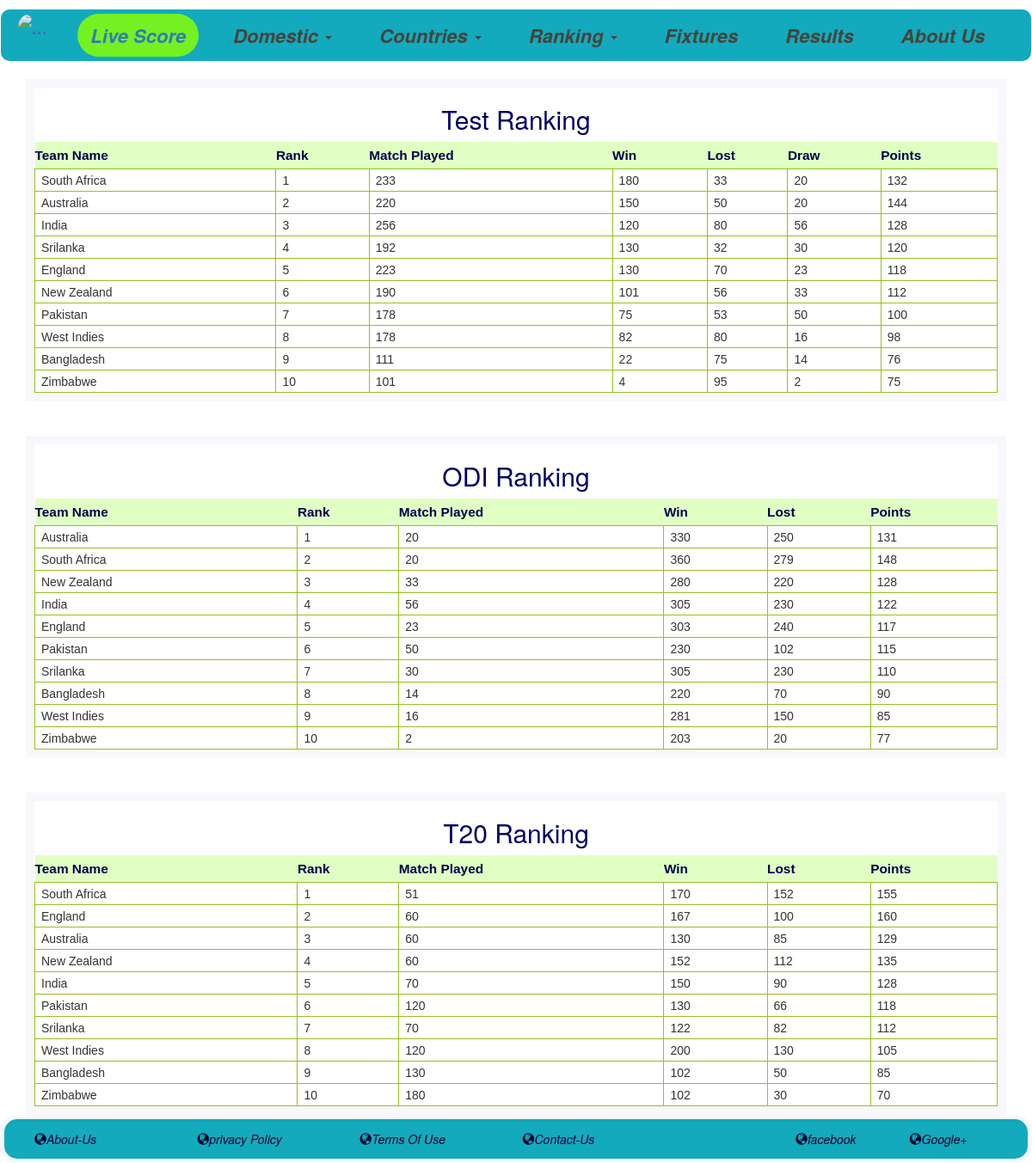
The page /Ranking.php on the database its author committed.
### tables this page shows
CREATE TABLE `country` (
  `country_name` varchar(30) NOT NULL,
  `team_id` int(6) NOT NULL,
  `test_rank` int(2) NOT NULL,
  `odi_rank` int(2) NOT NULL,
  `t20_rank` int(2) NOT NULL,
  `test_match_no` int(3) NOT NULL,
  `test_match_win` int(3) NOT NULL,
  `test_match_lost` int(3) NOT NULL,
  `test_match_draw` int(3) NOT NULL,
  `odi_match_no` int(11) NOT NULL,
  `odi_match_win` int(11) NOT NULL,
  `odi_match_lost` int(11) NOT NULL,
  `t20_match_no` int(11) NOT NULL,
  `t20_match_win` int(11) NOT NULL,
  `t20_match_lost` int(11) NOT NULL,
  `test_match_point` int(11) NOT NULL,
  `odi_match_point` int(11) NOT NULL,
  `t20_match_point` int(11) NOT NULL
);

### Ranking.php (the view, shortened to what this page needs)
<?php
  include("header.php");
?>
<div class = "container">
    <div class="first_innings_bat">
        <h2 class="Result_header">Test Ranking</h2>
        <table id="batsman_score_table">
              <tr>
              <th>Team Name</th>
              <th>Rank</th>
              <th>Match Played</th>
              <th>Win</th>
              <th>Lost</th>
              <th>Draw</th>
              <th>Points</th>
            </tr>
              <?php
                  require('connectdb.php');
                  $sql = "SELECT * FROM country ORDER BY test_rank";
                  $result = mysqli_query($cnctdb, $sql);
                  while($row = mysqli_fetch_row($result)){
                  ?>
                      <tr>
                        <td><?php echo $row[0] ?></td>
                        <td><?php echo $row[2] ?></td>
                        <td><?php echo $row[5] ?></td>
                        <td><?php echo $row[6] ?></td>
                        <td><?php echo $row[7] ?></td>
                        <td><?php echo $row[8] ?></td>
                        <td><?php echo $row[15] ?></td>
                      </tr>
              <?php }
              ?>
        </table>
    </div>
    <div class="first_innings_bat">
        <h2 class="Result_header">ODI Ranking</h2>
        <table id="batsman_score_table">
              <tr>
              <th>Team Name</th>
              <th>Rank</th>
              <th>Match Played</th>
              <th>Win</th>
              <th>Lost</th>
              <th>Points</th>
            </tr>
              <?php
                  require('connectdb.php');
                  $sql = "SELECT * FROM country ORDER BY odi_rank";
                  $result = mysqli_query($cnctdb, $sql);
                  while($row = mysqli_fetch_row($result)){
                  ?>
                      <tr>
                        <td><?php echo $row[0] ?></td>
                        <td><?php echo $row[3] ?></td>
                        <td><?php echo $row[8] ?></td>
                        <td><?php echo $row[9] ?></td>
                        <td><?php echo $row[10] ?></td>
                        <td><?php echo $row[16] ?></td>
                      </tr>
              <?php }
              ?>
        </table>
    </div>
    <div class="first_innings_bat">
        <h2 class="Result_header">T20 Ranking</h2>
        <table id="batsman_score_table">
              <tr>
              <th>Team Name</th>
              <th>Rank</th>
              <th>Match Played</th>
              <th>Win</th>
              <th>Lost</th>
              <th>Points</th>
            </tr>
              <?php
                  require('connectdb.php');
                  $sql = "SELECT * FROM country ORDER BY t20_rank";
                  $result = mysqli_query($cnctdb, $sql);
                  while($row = mysqli_fetch_row($result)){
                  ?>
                      <tr>
                        <td><?php echo $row[0] ?></td>
                        <td><?php echo $row[4] ?></td>
                        <td><?php echo $row[11] ?></td>
                        <td><?php echo $row[12] ?></td>
                        <td><?php echo $row[13] ?></td>
                        <td><?php echo $row[17] ?></td>
                      </tr>
              <?php }
              ?>
        </table>
    </div>
</div>
    <?php
  include("footer.php");
?>

### style_cricket.css (style rules this page uses)
h2.Result_header { color: #000066; text-align:center; }
#batsman_score_table { font-family: Arial, Helvetica, sans-serif; width: 100%; border-collapse: collapse; }
#batsman_score_table td, #batsman_score th { font-size: 1em; border: 1px solid #98bf21; padding: 3px 7px 2px 7px; }
#batsman_score_table th { font-size: 1.1em; text-align: left; padding-top: 5px; padding-bottom: 4px; background-color: #E0FFC2; color: #00004C; }
div.first_innings_bat { border: 10px solid; border-color: #F8F8FC; }

### rows shown on the page
country: country_name "South Africa", test_rank "1", test_match_no "233", test_match_win "180", test_match_lost "33", test_match_draw "20", test_match_point "132", odi_rank "2", odi_match_no "360", odi_match_win "279", odi_match_point "148", t20_rank "1", odi_match_lost "51", t20_match_no "170", t20_match_win "152", t20_match_point "155"
country: country_name "Australia", test_rank "2", test_match_no "220", test_match_win "150", test_match_lost "50", test_match_draw "20", test_match_point "144", odi_rank "1", odi_match_no "330", odi_match_win "250", odi_match_point "131", t20_rank "3", odi_match_lost "60", t20_match_no "130", t20_match_win "85", t20_match_point "129"
country: country_name "India", test_rank "3", test_match_no "256", test_match_win "120", test_match_lost "80", test_match_draw "56", test_match_point "128", odi_rank "4", odi_match_no "305", odi_match_win "230", odi_match_point "122", t20_rank "5", odi_match_lost "70", t20_match_no "150", t20_match_win "90", t20_match_point "128"
country: country_name "Srilanka", test_rank "4", test_match_no "192", test_match_win "130", test_match_lost "32", test_match_draw "30", test_match_point "120", odi_rank "7", odi_match_no "305", odi_match_win "230", odi_match_point "110", t20_rank "7", odi_match_lost "70", t20_match_no "122", t20_match_win "82", t20_match_point "112"
country: country_name "England", test_rank "5", test_match_no "223", test_match_win "130", test_match_lost "70", test_match_draw "23", test_match_point "118", odi_rank "5", odi_match_no "303", odi_match_win "240", odi_match_point "117", t20_rank "2", odi_match_lost "60", t20_match_no "167", t20_match_win "100", t20_match_point "160"
country: country_name "New Zealand", test_rank "6", test_match_no "190", test_match_win "101", test_match_lost "56", test_match_draw "33", test_match_point "112", odi_rank "3", odi_match_no "280", odi_match_win "220", odi_match_point "128", t20_rank "4", odi_match_lost "60", t20_match_no "152", t20_match_win "112", t20_match_point "135"
country: country_name "Pakistan", test_rank "7", test_match_no "178", test_match_win "75", test_match_lost "53", test_match_draw "50", test_match_point "100", odi_rank "6", odi_match_no "230", odi_match_win "102", odi_match_point "115", t20_rank "6", odi_match_lost "120", t20_match_no "130", t20_match_win "66", t20_match_point "118"
country: country_name "West Indies", test_rank "8", test_match_no "178", test_match_win "82", test_match_lost "80", test_match_draw "16", test_match_point "98", odi_rank "9", odi_match_no "281", odi_match_win "150", odi_match_point "85", t20_rank "8", odi_match_lost "120", t20_match_no "200", t20_match_win "130", t20_match_point "105"
country: country_name "Bangladesh", test_rank "9", test_match_no "111", test_match_win "22", test_match_lost "75", test_match_draw "14", test_match_point "76", odi_rank "8", odi_match_no "220", odi_match_win "70", odi_match_point "90", t20_rank "9", odi_match_lost "130", t20_match_no "102", t20_match_win "50", t20_match_point "85"
country: country_name "Zimbabwe", test_rank "10", test_match_no "101", test_match_win "4", test_match_lost "95", test_match_draw "2", test_match_point "75", odi_rank "10", odi_match_no "203", odi_match_win "20", odi_match_point "77", t20_rank "10", odi_match_lost "180", t20_match_no "102", t20_match_win "30", t20_match_point "70"
